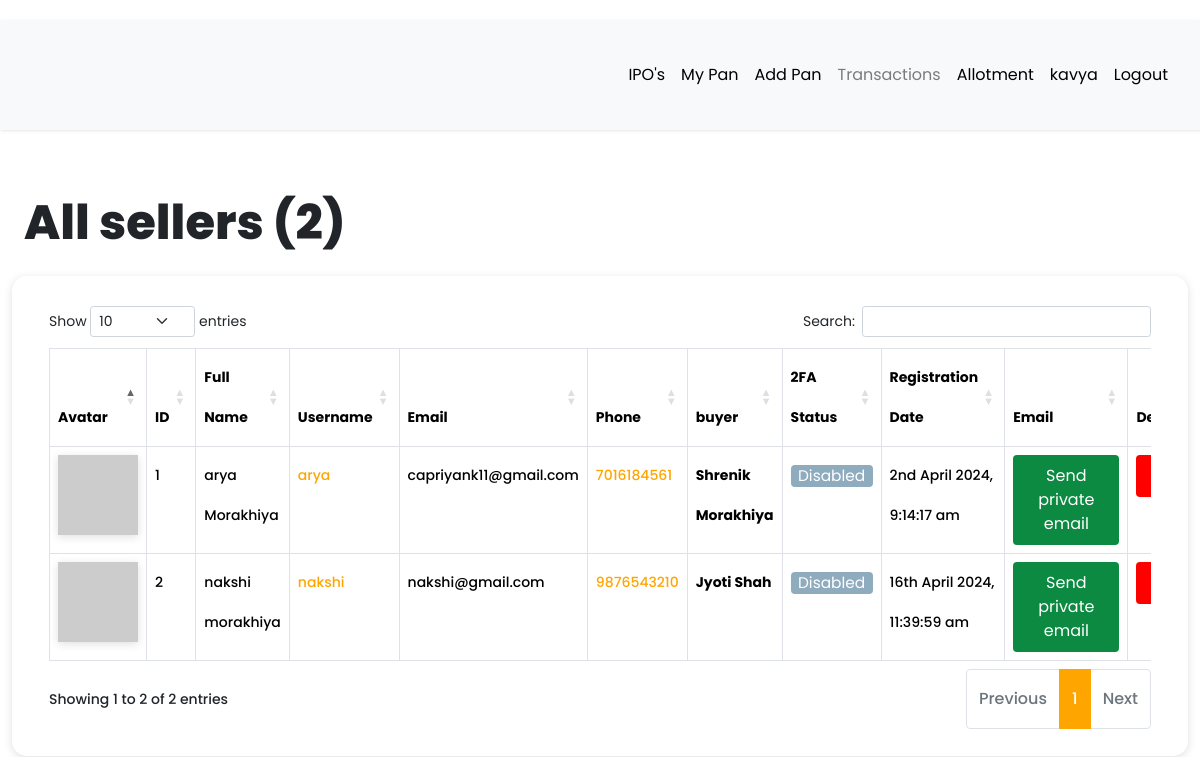
Before: /dashboard/all-sellers (signed in) with the older database file.
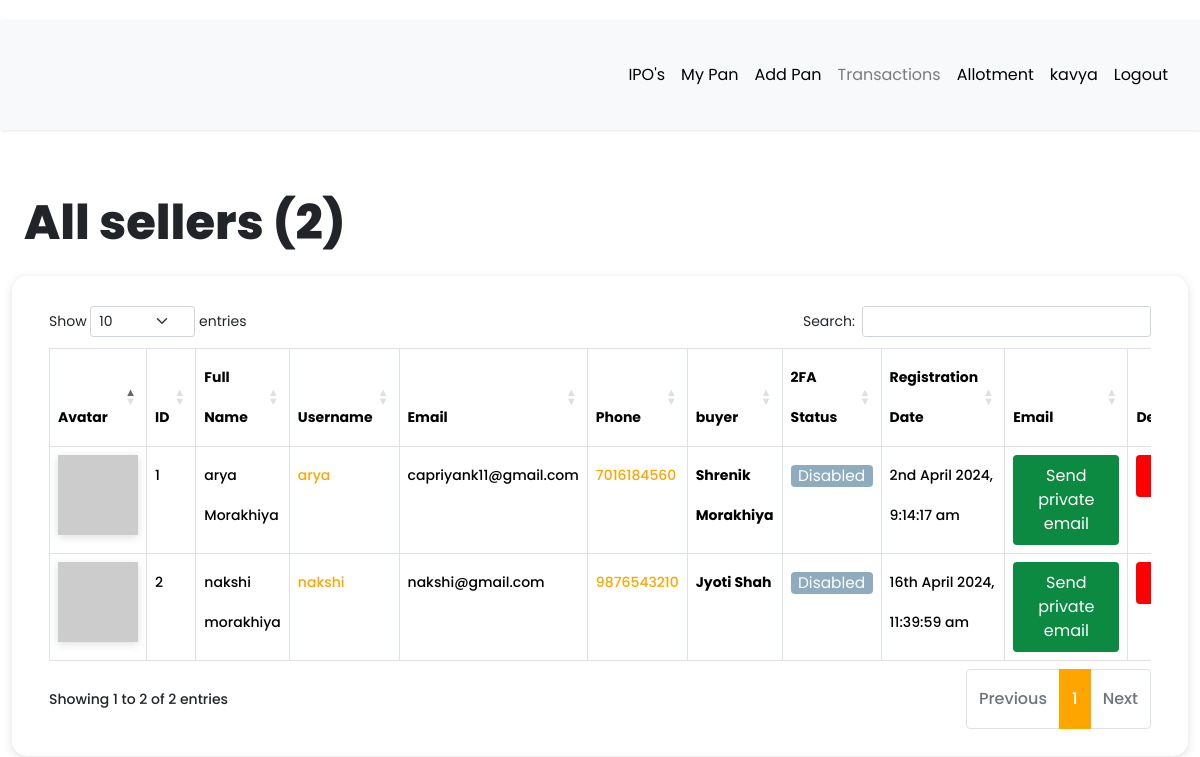
After: the same page with the newer database file.
### app/models.py (models this page shows, shortened)
class User(db.Model, UserMixin):
    __tablename__ = "user"
    id = db.Column(db.Integer, primary_key=True)
    first_name = db.Column(db.String(64), index=True, default="First Name", nullable=False)
    last_name = db.Column(db.String(64), index=True, default="Last Name", nullable=False)
    username = db.Column(db.String(64), index=True, unique=True, nullable=False)
    email = db.Column(db.String(128), index=True, unique=True, nullable=False)
    password_hash = db.Column(db.String(128))
    confirm_password = db.Column(db.String(128))
    phone_number = db.Column(db.String(20), default="7016184560", nullable=False)
    verification_phone = db.Column(db.String(20))
    active = db.Column(db.Boolean, nullable=False, default=True)
    delete_account = db.Column(db.Boolean, default=False)
    registered_at = db.Column(db.DateTime, default=datetime.utcnow, nullable=False)
    emails = db.relationship("Email", backref="author", lazy="dynamic")
    type = db.Column(db.String(64))
    __mapper_args__ = {"polymorphic_identity": "user", "polymorphic_on": "type"}
    def two_factor_enabled(self):
        return self.verification_phone is not None
    @property
    def is_active(self):
        return self.active
    def avatar(self, size):
        digest = md5(self.email.lower().encode("utf-8")).hexdigest()
        return f"https://www.gravatar.com/avatar/{digest}?d=identicon&s={size}"

class Seller(User):
    __tablename__ = "seller"
    id = db.Column(
        db.Integer,
        db.ForeignKey("user.id", ondelete="CASCADE", name="fk_seller_user_id"),  # Explicit FK name
        primary_key=True
    )
    current_residence = db.Column(db.String(64), default="Ahmedabad, Gujarat")
    buyer_id = db.Column(db.Integer, db.ForeignKey("buyer.id", ondelete="CASCADE"))
    buyer = db.relationship(
        "Buyer", backref="buyer", foreign_keys=[buyer_id], passive_deletes=True
    )
    __mapper_args__ = {"polymorphic_identity": "seller", "polymorphic_load": "inline"}

class User(db.Model, UserMixin):
    __tablename__ = "user"
    id = db.Column(db.Integer, primary_key=True)
    first_name = db.Column(db.String(64), index=True, default="First Name", nullable=False)
    last_name = db.Column(db.String(64), index=True, default="Last Name", nullable=False)
    username = db.Column(db.String(64), index=True, unique=True, nullable=False)
    email = db.Column(db.String(128), index=True, unique=True, nullable=False)
    password_hash = db.Column(db.String(128))
    confirm_password = db.Column(db.String(128))
    phone_number = db.Column(db.String(20), default="7016184560", nullable=False)
    verification_phone = db.Column(db.String(20))
    active = db.Column(db.Boolean, nullable=False, default=True)
    delete_account = db.Column(db.Boolean, default=False)
    registered_at = db.Column(db.DateTime, default=datetime.utcnow, nullable=False)
    emails = db.relationship("Email", backref="author", lazy="dynamic")
    type = db.Column(db.String(64))
    __mapper_args__ = {"polymorphic_identity": "user", "polymorphic_on": "type"}
    def two_factor_enabled(self):
        return self.verification_phone is not None
    @property
    def is_active(self):
        return self.active
    def avatar(self, size):
        digest = md5(self.email.lower().encode("utf-8")).hexdigest()
        return f"https://www.gravatar.com/avatar/{digest}?d=identicon&s={size}"

### app/routes.py (the view, shortened to what this page needs)
@app.route("/dashboard/all-sellers")
@login_required
def all_sellers():
    if current_user.type == "admin":
        sellers = Seller.query.all()
        all_registered_sellers = len(sellers)
        return render_template(
            "seller/all_sellers.html",
            title="All sellers",
            sellers=sellers,
            all_registered_sellers=all_registered_sellers,
        )
    else:
        return flash_message()

### app/models.py (called while the page is built)
@login.user_loader
def load_user(id):
    return User.query.get(int(id))

### app/templates/seller/all_sellers.html (shortened to what the changed rows need)
{% extends 'base.html' %}
{% block current_user_content %}
    <div class="container-fluid content">
        <div class="row">
            <div class="col-md-12">
                <h1 class="mt-4 mb-4">{{ title }} ({{ all_registered_sellers }})</h1>
            </div>
        </div>
        <div class="row users">
            <div class="col-md-12">
                <div class="table-responsive">
                    <table id="data" class="table table-hover table-bordered">
                        <thead>
                            <tr>
                                <th>Avatar</th>
                                <th>ID</th>
                                <th>Full Name</th>
                                <th>Username</th>
                                <th>Email</th>
                                <th>Phone</th>
                                <th>buyer</th>
                                <th>2FA Status</th>
                                <th>Registration Date</th>
                                <th>Email</th>
                                {% if current_user.type == 'admin' %}
                                    <th>Deactivate</th>
                                {% endif %}
                            </tr>
                        </thead>
                        <tbody>
                            {% for seller in sellers %}
                                <tr>
                                    <td><img src="{{ seller.avatar(25) }}"></td>
                                    <td>{{ loop.index }}</td>
                                    <td>{{ seller.first_name }} {{ seller.last_name }}</td>
                                    <td> <a href="{{ url_for('all_transaction',seller_id = seller.id) }}">{{ seller.username }}</a></td>
                                    <td>{{ seller.email }}</td>
                                    <td><a href="https://wa.me/{{ seller.phone_number | replace('+', '') }}?text=Hello%20From%20somaSOMA" target="_blank">{{ seller.phone_number }}</a></td>
                                    <td><strong>{{ seller.buyer.first_name }} {{ seller.buyer.last_name }}</strong></td>
                                    {% if seller.two_factor_enabled() %}
                                        <td><span class="label label-info"> Enabled </span></td>
                                    {% else %}
                                        <td><span class="label label-info"> Disabled </span></td>
                                    {% endif %}
                                    <td>{{ moment(seller.registered_at).format('Do MMMM YYYY, h:mm:ss a') }}</td>
                                    <td>
                                        {% if seller.email == current_user.email %}
                                            <a
                                                href=" {{ url_for('compose_direct_email_to_seller', email=seller.email) }} "
                                                class="btn link_disabled"
                                                style="background-color: #0d8a41; color: white;">
                                                Send Private Email
                                            </a>
                                        {% else %}
                                            <a
                                                href=" {{ url_for('compose_direct_email_to_seller', email=seller.email) }} "
                                                class="btn"
                                                style="background-color: #0d8a41; color: white;">
                                                    Send private email
                                            </a>
                                        {% endif %}
                                    </td>
                                    {% if current_user.type == 'admin' %}
                                        <td>
                                            {% if seller.active == True %}
                                                {% if current_user.username == seller.username %}
                                                    <button style="background-color: red; color: white;" class="btn" data-bs-toggle="modal" data-bs-target="#adminModalCenter">
                                                        Deactivate
                                                    </button>
                                                    <div class="modal fade" id="sellerModalCenter" tabindex="-1" role="dialog" aria-labelledby="sellerModalCenterTitle" aria-hidden="true">
                                                        <div class="modal-dialog modal-dialog-centered" role="document">
                                                            <div class="modal-content">
                                                                <div class="modal-header">
                                                                <h3 class="modal-title" id="sellerModalLongTitle">Are You Sure?</h3>
                                                                <button type="button" class="close" data-bs-dismiss="modal" aria-label="Close">
                                                                    <span aria-hidden="true">&times;</span>
                                                                </button>
                                                                </div>
                                                                <div class="modal-body">
                                                                <p>
                                                                    This action is not permanent. It can be reversed. <br><br>
                                                                    <a
                                                                        href=" {{ url_for('deactivate_seller', username=seller.username) }} "
                                                                        class="btn link_disabled"
                                                                        style="background-color: red; color: white;">
                                                                            Deactivate seller
                                                                    </a>
                                                                </p>
                                                                </div>
                                                                <div class="modal-footer">
                                                                <button type="button" class="btn btn-secondary" data-bs-dismiss="modal">Close</button>
                                                                </div>
                                                            </div>
                                                        </div>
                                                    </div>
                                                {% else %}
                                                    <button style="background-color: red; color: white;" class="btn" data-bs-toggle="modal" data-bs-target="#seller2ModalCenter">
                                                    </button>
                                                {% endif %}
                                            {% endif %}
                                        </td>
                                    {% endif %}
                                </tr>
                            {% endfor %}
                        </tbody>
                    </table>
                </div>
            </div>
        </div>
    </div>
{% endblock %}

Changed rows visible on the page:
changed through a linked row, Seller "arya": phone_number "7016184561" → "7016184560"
